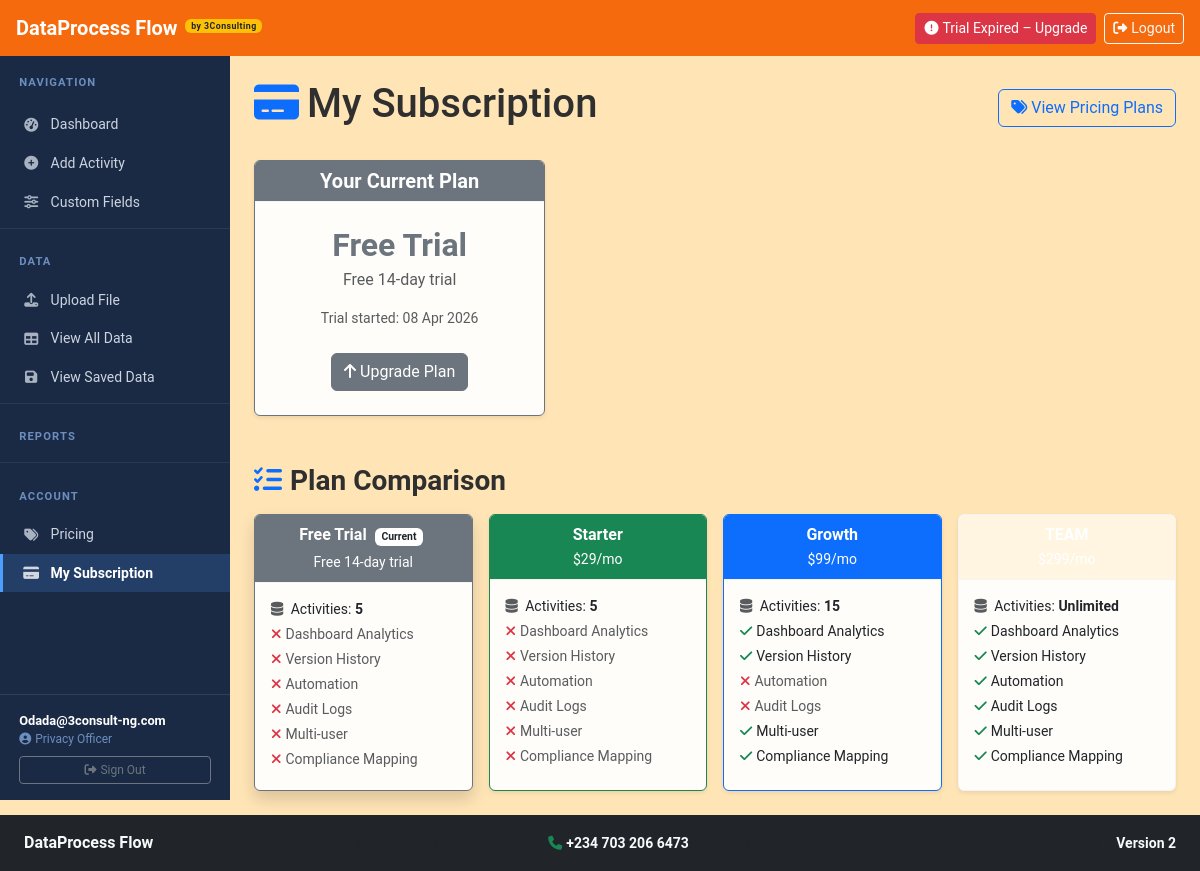
Page /subscription (signed in) on the committed database.
### models.py (models this page shows)
class User(UserMixin, db.Model):
    __tablename__ = 'users'
    id = db.Column(Integer, primary_key=True)
    email = db.Column(String(120), unique=True, nullable=False)
    password_hash = db.Column(String(256), nullable=False)
    full_name = db.Column(String(150), nullable=True)
    role = db.Column(String(50), nullable=False, default='Privacy Champion')
    department = db.Column(String(100))
    created_at = db.Column(DateTime, default=datetime.utcnow)
    last_login = db.Column(DateTime)
    reset_token = db.Column(String(256), nullable=True)
    reset_token_expires = db.Column(DateTime, nullable=True)
    country = db.Column(String(100), nullable=True)
    subscription_tier = db.Column(String(50), nullable=False, default='trial')
    trial_start_date = db.Column(DateTime, default=datetime.utcnow)
    subscription_start_date = db.Column(DateTime, nullable=True)
    subscription_end_date = db.Column(DateTime, nullable=True)
    upgrade_email_sent = db.Column(Boolean, default=False)
    ropa_records = db.relationship('ROPARecord', foreign_keys='ROPARecord.created_by', backref='creator', lazy=True)

### app.py (the view)
@app.route('/subscription')
@login_required
def subscription():
    if current_user.role != 'Privacy Officer':
        abort(403)
    users = models.User.query.all()
    return render_template('subscription_manage.html', users=users, tiers=TIER_CONFIG)

### app.py (called while the page is built, shortened)
@login_manager.user_loader
def load_user(user_id):
    return models.User.query.get(int(user_id))

def is_superadmin_user(user):
    if SUPERADMIN_EMAIL and user.email == SUPERADMIN_EMAIL:
        return True
    return user.id == 1

@app.context_processor
def inject_subscription():
    if current_user.is_authenticated:
        tier = get_user_effective_tier(current_user)
        config = get_tier_config(tier)
        trial_days = get_trial_days_remaining(current_user)
        unread_notifications = 0
        return dict(
            sub_tier=tier,
            sub_config=config,
            sub_trial_days=trial_days,
            unread_notifications=unread_notifications,
            now_date=datetime.utcnow(),
            is_superadmin=is_superadmin_user(current_user),
        )
    return dict(sub_tier=None, sub_config={}, sub_trial_days=None, unread_notifications=0, now_date=datetime.utcnow(), is_superadmin=False)

### subscription.py (called while the page is built)
def get_user_effective_tier(user):
    test_tier = session.get('test_tier')
    if test_tier and test_tier in TIER_CONFIG:
        return test_tier
    tier = user.subscription_tier or 'trial'
    if tier == 'trial':
        trial_start = user.trial_start_date or user.created_at or datetime.utcnow()
        if datetime.utcnow() > trial_start + timedelta(days=14):
            return 'expired'
    return tier

def get_tier_config(tier):
    if tier == 'expired':
        return {
            'name': 'Trial Expired',
            'max_activities': 0,
            'has_dashboard': False,
            'has_automation': False,
            'has_version_history': False,
            'has_audit_logs': False,
            'has_multi_user': False,
            'has_compliance_mapping': False,
            'has_export': False,
            'has_compliance_score': False,
            'has_alerts': False,
            'has_health_engine': False,
            'has_vendor_tracking': False,
            'has_risk_engine': False,
            'has_dpia_triggers': False,
            'has_ai_suggestions': False,
            'color': 'danger',
        }
    return TIER_CONFIG.get(tier, TIER_CONFIG['trial'])

def get_trial_days_remaining(user):
    if user.subscription_tier != 'trial':
        return None
    trial_start = user.trial_start_date or user.created_at or datetime.utcnow()
    expiry = trial_start + timedelta(days=14)
    remaining = (expiry - datetime.utcnow()).days
    return max(0, remaining)

### templates/subscription_manage.html (shortened to what this page needs)
{% extends "base.html" %}
{% block content %}
<div class="d-flex justify-content-between align-items-center mb-4">
    <h1><i class="fas fa-credit-card me-2 text-primary"></i>My Subscription</h1>
    <a href="{{ url_for('pricing') }}" class="btn btn-outline-primary">
        <i class="fas fa-tags me-1"></i>View Pricing Plans
    </a>
</div>
{% set my_tier = current_user.subscription_tier or 'trial' %}
{% set my_tier_info = tiers.get(my_tier, tiers['trial']) %}
<div class="row mb-5">
    <div class="col-md-6 col-lg-4">
        <div class="card border-{{ my_tier_info.color }} shadow-sm">
            <div class="card-header bg-{{ my_tier_info.color }} text-white text-center">
                <h5 class="mb-0 fw-bold">Your Current Plan</h5>
            </div>
            <div class="card-body text-center py-4">
                <h2 class="fw-bold text-{{ my_tier_info.color }} mb-1">{{ my_tier_info.name }}</h2>
                {% if my_tier_info.price_monthly > 0 %}
                <p class="text-muted mb-3">${{ my_tier_info.price_monthly }}/month</p>
                {% else %}
                <p class="text-muted mb-3">Free 14-day trial</p>
                {% endif %}
                {% if my_tier == 'trial' and current_user.trial_start_date %}
                <p class="small text-muted">Trial started: {{ current_user.trial_start_date.strftime('%d %b %Y') }}</p>
                {% elif current_user.subscription_start_date %}
                <p class="small text-muted">Active since: {{ current_user.subscription_start_date.strftime('%d %b %Y') }}</p>
                {% endif %}
                <a href="{{ url_for('pricing') }}" class="btn btn-{{ my_tier_info.color }} mt-2">
                    <i class="fas fa-arrow-up me-1"></i>Upgrade Plan
                </a>
            </div>
        </div>
    </div>
</div>
<h3 class="mb-3 fw-bold"><i class="fas fa-list-check me-2 text-primary"></i>Plan Comparison</h3>
<div class="row g-3">
    {% for tier_key, tier_info in tiers.items() %}
    <div class="col-md-6 col-lg-3">
        <div class="card h-100 border-{{ tier_info.color }} {{ 'shadow' if tier_key == my_tier else '' }}">
            <div class="card-header bg-{{ tier_info.color }} text-white text-center">
                <strong>{{ tier_info.name }}</strong>
                {% if tier_key == my_tier %}
                <span class="badge bg-white text-dark ms-1" style="font-size:0.65rem;">Current</span>
                {% endif %}
                {% if tier_info.price_monthly > 0 %}
                <br><small>${{ tier_info.price_monthly }}/mo</small>
                {% else %}
                <br><small>Free 14-day trial</small>
                {% endif %}
            </div>
            <div class="card-body">
                <ul class="list-unstyled mb-0 small">
                    <li class="mb-1">
                        <i class="fas fa-database me-1 text-muted"></i>
                        Activities: <strong>{{ tier_info.max_activities if tier_info.max_activities else 'Unlimited' }}</strong>
                    </li>
                    {% set features = [
                        ('has_dashboard', 'Dashboard Analytics'),
                        ('has_version_history', 'Version History'),
                        ('has_automation', 'Automation'),
                        ('has_audit_logs', 'Audit Logs'),
                        ('has_multi_user', 'Multi-user'),
                        ('has_compliance_mapping', 'Compliance Mapping'),
                    ] %}
                    {% for key, label in features %}
                    <li class="mb-1">
                        {% if tier_info.get(key) %}
                        <i class="fas fa-check text-success me-1"></i>{{ label }}
                        {% else %}
                        <i class="fas fa-times text-danger me-1"></i><span class="text-muted">{{ label }}</span>
                        {% endif %}
                    </li>
                    {% endfor %}
                </ul>
            </div>
        </div>
    </div>
    {% endfor %}
</div>
{% endblock %}

### templates/base.html (shortened to what this page needs)
<!DOCTYPE html>
<html lang="en" data-bs-theme="light">
<head>
    <link href="https://cdn.jsdelivr.net/npm/bootstrap@5.3.0/dist/css/bootstrap.min.css" rel="stylesheet">
    <link href="https://cdnjs.cloudflare.com/ajax/libs/font-awesome/6.4.0/css/all.min.css" rel="stylesheet">
    <link href="{{ url_for('static', filename='css/custom.css') }}" rel="stylesheet">
</head>
<body>
    <nav class="navbar navbar-dark bg-primary px-3 {% if current_user.is_authenticated %}navbar-auth{% endif %}">
        <a class="navbar-brand fw-bold d-flex align-items-center gap-2" href="{{ url_for('index') }}">
            DataProcess Flow
            <span class="badge bg-warning text-dark" style="font-size:0.55rem;letter-spacing:0.05em;">by 3Consulting</span>
        </a>
        {% if current_user.is_authenticated %}
        <div class="ms-auto d-flex align-items-center gap-2">
            {% if sub_tier == 'trial' and sub_trial_days is not none %}
            <a href="{{ url_for('pricing') }}" class="btn btn-sm btn-warning">
                <i class="fas fa-clock me-1"></i>Trial: {{ sub_trial_days }}d left
            </a>
            {% elif sub_tier == 'expired' %}
            <a href="{{ url_for('pricing') }}" class="btn btn-sm btn-danger">
                <i class="fas fa-exclamation-circle me-1"></i>Trial Expired – Upgrade
            </a>
            {% elif sub_tier %}
            <span class="badge bg-{{ sub_config.get('color', 'secondary') }} fs-6 px-3 py-2">
                <i class="fas fa-star me-1"></i>{{ sub_config.get('name', sub_tier|title) }}
            </span>
            {% endif %}
            <a href="{{ url_for('logout') }}" class="btn btn-sm btn-outline-light">
                <i class="fas fa-sign-out-alt me-1"></i>Logout
            </a>
        </div>
        {% endif %}
    </nav>
    {% if current_user.is_authenticated %}
    <div class="app-shell">
        <nav id="sidebar">
            <div class="sidebar-brand">Navigation</div>
            <div class="nav flex-column mt-1">
                <a class="nav-link {% if request.endpoint in ['index','privacy_officer_dashboard','privacy_champion_dashboard'] %}active{% endif %}"
                   href="{{ url_for('index') }}">
                    <i class="fas fa-tachometer-alt"></i> Dashboard
                </a>
                <a class="nav-link {% if request.endpoint == 'add_activity' %}active{% endif %}"
                   href="{{ url_for('add_activity') }}">
                    <i class="fas fa-plus-circle"></i> Add Activity
                </a>
                {% if sub_tier and sub_tier != 'trial' %}
                <a class="nav-link {% if request.endpoint == 'custom_tabs' %}active{% endif %}"
                   href="{{ url_for('custom_tabs') }}">
                    <i class="fas fa-sliders-h"></i> Custom Fields
                </a>
                {% else %}
                <a class="nav-link text-muted" href="{{ url_for('subscription') }}" title="Upgrade to unlock Custom Fields">
                    <i class="fas fa-lock me-1"></i><i class="fas fa-sliders-h"></i> Custom Fields
                    <span class="badge bg-warning text-dark ms-1" style="font-size:0.65rem;">Pro</span>
                </a>
                {% endif %}
                {% if current_user.role == 'Privacy Officer' %}
                <div class="sidebar-divider"></div>
                <div class="sidebar-brand">Data</div>
                <a class="nav-link {% if request.endpoint == 'upload_file' %}active{% endif %}"
                   href="{{ url_for('upload_file') }}">
                    <i class="fas fa-upload"></i> Upload File
                </a>
                <a class="nav-link {% if request.endpoint == 'view_all_ropa_excel' %}active{% endif %}"
                   href="{{ url_for('view_all_ropa_excel') }}">
                    <i class="fas fa-table"></i> View All Data
                </a>
                <a class="nav-link {% if request.endpoint == 'view_saved_ropa' %}active{% endif %}"
                   href="{{ url_for('view_saved_ropa') }}">
                    <i class="fas fa-save"></i> View Saved Data
                </a>
                {% endif %}
                <div class="sidebar-divider"></div>
                <div class="sidebar-brand">Reports</div>
                <div class="sidebar-divider"></div>
                <div class="sidebar-brand">Account</div>
                <a class="nav-link {% if request.endpoint == 'pricing' %}active{% endif %}"
                   href="{{ url_for('pricing') }}">
                    <i class="fas fa-tags"></i> Pricing
                </a>
                {% if current_user.role == 'Privacy Officer' %}
                <a class="nav-link {% if request.endpoint == 'subscription' %}active{% endif %}"
                   href="{{ url_for('subscription') }}">
                    <i class="fas fa-credit-card"></i> My Subscription
                </a>
                {% endif %}
            </div>
            <div class="sidebar-user">
                <div class="user-email">{{ current_user.email }}</div>
                <div class="user-role"><i class="fas fa-user-circle me-1"></i>{{ current_user.role }}</div>
                <div class="mt-2">
                    <a href="{{ url_for('logout') }}" class="btn btn-sm btn-outline-secondary w-100" style="font-size:0.75rem;">
                        <i class="fas fa-sign-out-alt me-1"></i>Sign Out
                    </a>
                </div>
            </div>
        </nav>
        <main class="main-content p-4">
    {% else %}
    <main class="container my-4">
    {% endif %}
        {% block content %}{% endblock %}
    {% if current_user.is_authenticated %}
        </main>
    </div>
    {% else %}
    </main>
    {% endif %}
    <footer class="bg-dark text-light py-3 mt-auto">
        <div class="container-fluid px-4">
            <div class="row align-items-center">
                <div class="col-md-5">
                    <span class="fw-bold">DataProcess Flow</span>
                    <span class="text-muted ms-2 small">by 3Consulting — ROPA Compliance Platform</span>
                </div>
                <div class="col-md-3 text-center">
                    <a href="tel:+442071234567" class="text-light text-decoration-none small">
                        <i class="fas fa-phone me-1 text-success"></i><strong>+234 703 206 6473</strong>
                    </a>
                    <span class="text-muted ms-2 small">Support</span>
                </div>
                <div class="col-md-4 text-md-end">
                    <small class="text-muted">Secure Compliance Management &nbsp;·&nbsp; <strong class="text-light">Version 2</strong></small>
                </div>
            </div>
        </div>
    </footer>
</body>
</html>

### static/css/custom.css (style rules this page uses)
body { background: linear-gradient(135deg, #FFE4B5, #FFE4B5, #FFE4B5); min-height: 100vh; margin: 0; color: #2F2F2F; font-family: 'Roboto', sans-serif; }
.navbar-brand { font-weight: 600; color: #FFA500 !important; }
.card { background: #FFFDF9; border: 1px solid #F4F4F4; box-shadow: 0 0.125rem 0.25rem rgba(0,0,0,0.08); }
.card-header { background-color: #FFF5E1; border-bottom: 1px solid #F4F4F4; color: #2F2F2F; }
.badge { margin-right: 0.25rem; margin-bottom: 0.25rem; }
.navbar { background-color: #f56a0c !important; color: #fff !important; }
.navbar .nav-link, .navbar .navbar-brand { color: #fff !important; }
ul { list-style: none; padding-left: 0; }

### rows in the picture
User: email "Odada@3consult-ng.com", role "Privacy Officer", trial_start_date "08 Apr 2026", subscription_tier "trial" (drawn)

### other values in the picture
{{ my_tier_info.name }} "Free Trial"
{{ tier_info.name }} "Free Trial" "Starter" "Growth"
{{ tier_info.max_activities if tier_info.max_activities else 'Unlimited' }} "5" "5" "15" "Unlimited"
{{ label }} "Dashboard Analytics" "Version History" "Automation" "Audit Logs" "Multi-user" "Compliance Mapping" "Dashboard Analytics" "Version History" "Automation" "Audit Logs" "Multi-user" "Compliance Mapping" "Automation" "Audit Logs"
{{ tier_info.price_monthly }} "29" "99"
{{ label }} "Dashboard Analytics" "Version History" "Multi-user" "Compliance Mapping" "Dashboard Analytics" "Version History" "Automation" "Audit Logs" "Multi-user" "Compliance Mapping"
